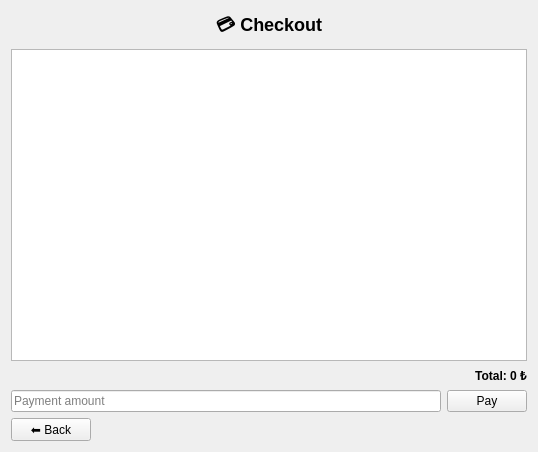
<?xml version="1.0" encoding="UTF-8"?>
<ui version="4.0">
 <class>CheckoutPage</class>
 <widget class="QWidget" name="CheckoutPage">
  <property name="geometry">
   <rect>
    <x>0</x>
    <y>0</y>
    <width>538</width>
    <height>452</height>
   </rect>
  </property>
  <layout class="QVBoxLayout" name="verticalLayoutMain">
   <item>
    <widget class="QLabel" name="labelTitle">
     <property name="styleSheet">
      <string>font-size: 18px; font-weight: bold;</string>
     </property>
     <property name="text">
      <string>💳 Checkout</string>
     </property>
     <property name="alignment">
      <set>Qt::AlignmentFlag::AlignHCenter</set>
     </property>
    </widget>
   </item>
   <item>
    <widget class="QTableWidget" name="tableCheckout"/>
   </item>
   <item>
    <widget class="QLabel" name="labelTotalDue">
     <property name="styleSheet">
      <string>font-weight: bold;</string>
     </property>
     <property name="text">
      <string>Total: 0 ₺</string>
     </property>
     <property name="alignment">
      <set>Qt::AlignmentFlag::AlignRight</set>
     </property>
    </widget>
   </item>
   <item>
    <layout class="QHBoxLayout" name="layoutPayment">
     <item>
      <widget class="QLineEdit" name="lineEditPayment">
       <property name="placeholderText">
        <string>Payment amount</string>
       </property>
      </widget>
     </item>
     <item>
      <widget class="QPushButton" name="buttonPay">
       <property name="text">
        <string>Pay</string>
       </property>
      </widget>
     </item>
    </layout>
   </item>
   <item>
    <widget class="QPushButton" name="buttonBack">
     <property name="sizePolicy">
      <sizepolicy hsizetype="Fixed" vsizetype="Fixed">
       <horstretch>0</horstretch>
       <verstretch>0</verstretch>
      </sizepolicy>
     </property>
     <property name="text">
      <string>⬅ Back</string>
     </property>
    </widget>
   </item>
  </layout>
 </widget>
 <resources/>
 <connections/>
</ui>
